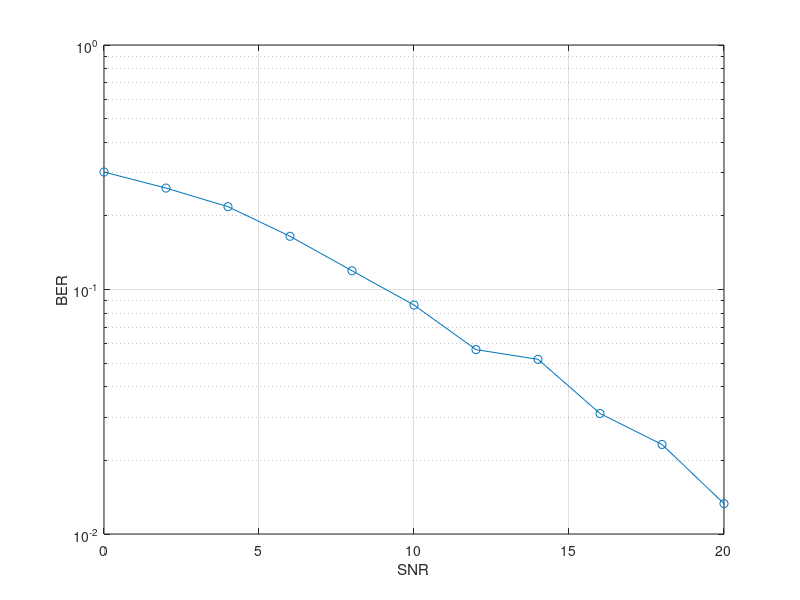
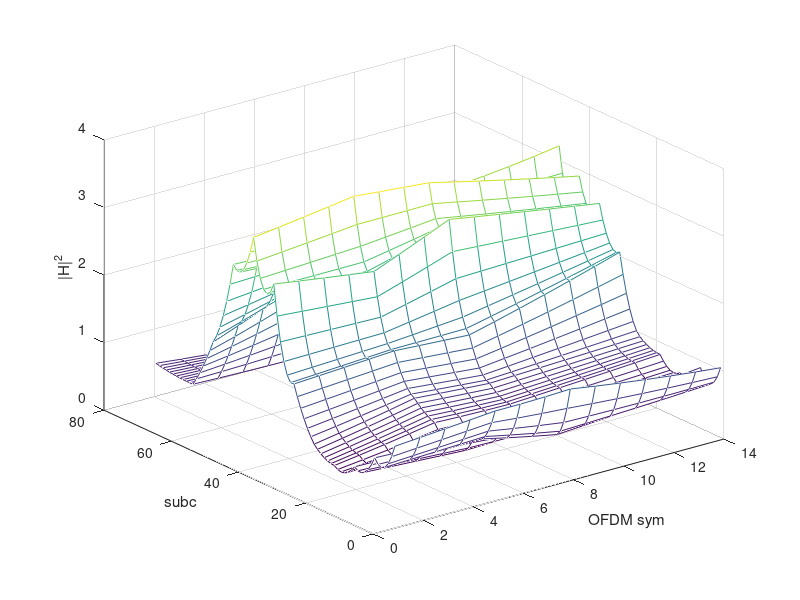

The MATLAB script that drew these images, in order:
%# LTE OFDM Octave demo script
pkg load communications
rand("seed", 12345);
randn("seed", 12345);
clear all
close all

%# Chest flag
LSCHEST = true;

%# Params
N_subf = 100;
%# 20 MHz system bandwidth (Note! Slow!)
%N_prbs = 100;
%N_fft = 2048;
%fs = 30.72e6;
%N_cp = 144;
%# 1.4 MHz system bandwidth
N_prbs = 6;
N_fft = 128;
fs = 1.920e6;
N_cp = 9;
%# Note! No need to change these!
M_data = 16; % 16QAM data symbols modulation order
N_subc = 12;
N_syms = 14;
N_gb = (N_fft - (N_prbs*N_subc))/2;

%# LTE grid
G_lte = zeros(N_prbs*N_subc, N_syms);

%# CRS syms (Note! Random QPSK!)
C_subc = 1:6:N_prbs*N_subc;
C_syms = [1 5 8 12]; %# Tx0
N_crs  = length(C_subc)*length(C_syms);
S_crs = pskmod(randi(4, length(C_subc), length(C_syms))-1, 4, pi/4, "gray");

%# Map CRS
for sym_i = 1:length(C_syms)
    G_lte(C_subc,C_syms(sym_i)) = S_crs(:,sym_i); 
end

%# Data symbols allocation
N_data = sum(sum(G_lte == 0));
S_map = find(G_lte == 0);

SNR = [0:2:20];
%SNR = 30;
bers = zeros(length(SNR),N_subf);
for SNR_i = 1:length(SNR)
  for SF_i = 1:N_subf

    %# Data bits and modulation
    B_data = randi(M_data, 1, N_data)-1;
    S_data = sqrt(1/10)*qammod(B_data, M_data);

    %# Map data symbols
    G_lte(S_map) = S_data;

    %# Map OFDM symbols
    G_sf = [
        zeros(1, N_syms); ... % DC subcarrier
        G_lte(N_prbs*N_subc/2+1:end,:); ... % Positive subcarriers
        zeros(N_gb-1, N_syms); ... % Guard band
        zeros(N_gb, N_syms); ... % Guard band
        G_lte(1:N_prbs*N_subc/2,:); ... % Negative subcarriers
    ];

    %# OFDM syms (Note! Same CP for every OFDM symbol to save computation!)
    s_syms = ifft(G_sf, N_fft, 1);
    s_cp = s_syms(end-N_cp+1:end,:);
    tx_syms = [s_cp;s_syms];
    tx_sig = sqrt(N_fft)*tx_syms(:);

    %# Channel (Uncorrelated multi-path Rayleigh fading + AWGN)
    h = [
        0; ...
        (randn + 1i*randn)/2; ...
        (randn + 1i*randn); ...
        (randn + 1i*randn)/2; ...
        0; ...
        (randn + 1i*randn)/4 ...
    ];
    h = h./sqrt(sum(h)); %# Note! Normalize due to the SNR setting!
    ch_sig = conv(h, tx_sig);
    rx_sig = awgn(ch_sig, SNR(SNR_i)); %# AWGN

    %# OFDM syms
    rx_syms = reshape(rx_sig(1:N_fft*N_syms+N_cp*N_syms), N_cp+N_fft, N_syms);
    rx_syms = rx_syms(N_cp+1:end,:);
    R_sf = fftshift(fft(rx_syms, N_fft, 1),1);

    %# De-Map CRS and data symbols
    Y_sf = [ ...
        R_sf(N_gb+1:N_gb+N_prbs*N_subc/2,:); ...
        R_sf(N_gb+N_prbs*N_subc/2+2:N_gb+1+N_prbs*N_subc,:) ...
    ];
    
    %# De-Map CRS and scale
    for sym_i = 1:length(C_syms)
        R_crs(:,sym_i) = sqrt(1/N_fft)*Y_sf(C_subc,C_syms(sym_i)); 
    end
    
    %# Chest (LS with FD and TD linear interpolation)
    if LSCHEST
    H_LS = R_crs .* conj(S_crs ); %# LS channel estimates
    H_fd = interp1(C_subc.', H_LS, (1:N_prbs*N_subc).', 'linear', 'extrap');
    H_td = interp1(C_syms, H_fd.', (1:N_syms), 'linear', 'extrap').';
    end

    %# De-Map data
    Y_data = Y_sf(S_map);
    
    %# Equalizer
    if LSCHEST
    H_data = H_td(S_map);
    Y_eq = (Y_data .* conj(H_data))./(abs(H_data).^2);
    else
    Y_eq = Y_data;
    end
    
    % Demod
    R_data = qamdemod(sqrt(10/N_fft)*Y_eq, M_data);

    %# Results
    [berr, ber] = biterr(B_data.', R_data);
    bers(SNR_i,SF_i) = ber;
  
  end
  fprintf('.');
end
fprintf('\n');

disp('BERs:')
disp(mean(bers,2))
figure, semilogy(SNR, mean(bers,2), 'o-'), grid on
xlabel('SNR')
ylabel('BER')

%# Plotting (Last PSD estimate and channel estimate at all REs)
%pwelch(rx_sig,[],[],[],fs,'centerdc',[],[],[])
figure, mesh(1:N_syms, 1:N_prbs*N_subc, abs(H_td).^2)
xlabel('OFDM sym')
ylabel('subc')
zlabel('|H|^2')
